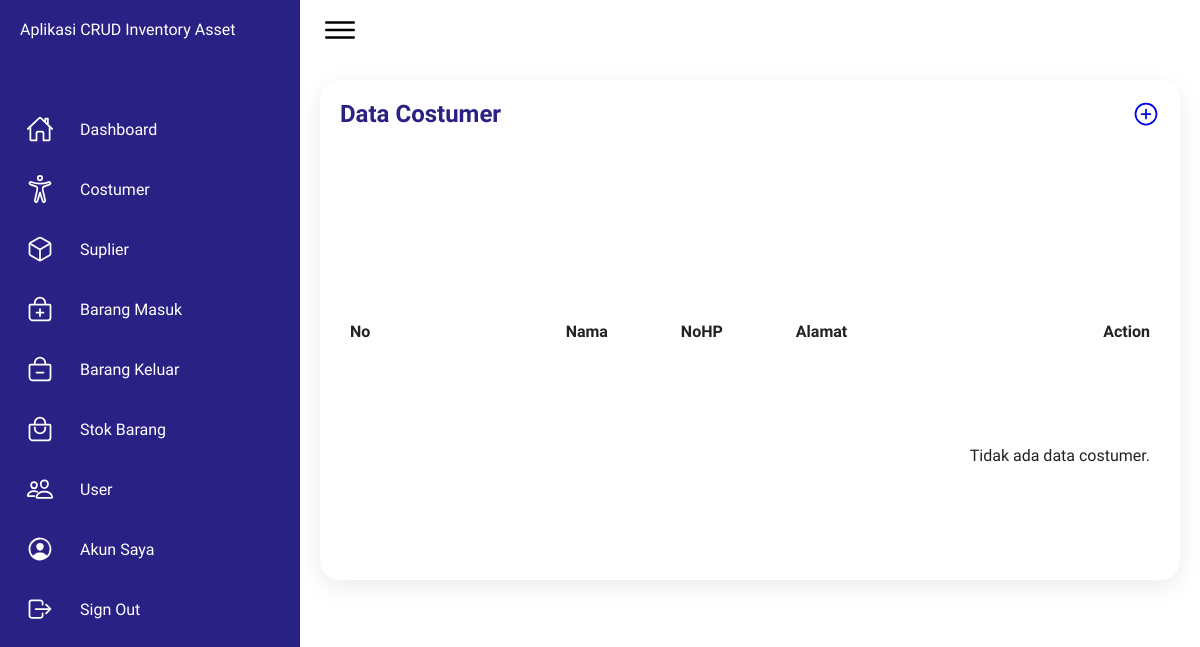
Page /website/app/costumer (signed in) on the earlier database version.
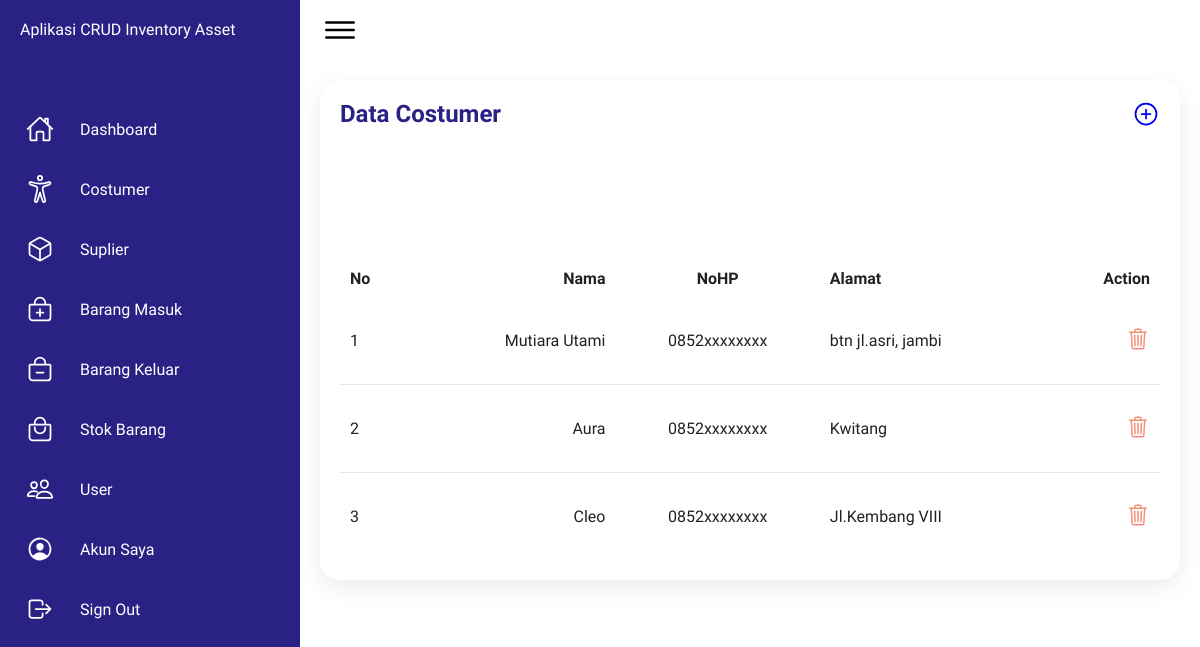
Same page on the later database version.
### tables this page shows
CREATE TABLE `costumer` (
  `idCostumer` int(255) NOT NULL,
  `namaCostumer` varchar(1000) NOT NULL,
  `nohpCostumer` varchar(25) NOT NULL,
  `alamatCostumer` text NOT NULL
);

### website/app/costumer/index.php (the view, shortened to what the changed rows need)
<!DOCTYPE html>
<html lang="en">
    <head>
        <link rel="stylesheet" href="../../css/dashboard.css">
    </head>
    <body>
        <div class="container">
            <div class="main">
                <div class="details" style="display: block;">
                    <div class="recentOrders">
                        <div class="cardHeader">
                            <h2>Data Costumer</h2>
                        </div>
                        <?php
                            require '../../config.php';
                            try {
                                $stmt = $pdo->prepare("SELECT idCostumer, namaCostumer, nohpCostumer, alamatCostumer FROM costumer");
                                $stmt->execute();
                                $users = $stmt->fetchAll(PDO::FETCH_ASSOC);
                                $no = 1;
                            } catch (PDOException $e) {
                                error_log("Database error: " . $e->getMessage());
                                echo "Terjadi kesalahan. Silakan coba lagi nanti.";
                                exit();
                            }
                        ?>
                        <table>
                            <thead>
                                <tr>
                                    <td>No</td>
                                    <td>Nama</td>
                                    <td>NoHP</td>
                                    <td>Alamat</td>
                                    <td>Action</td>
                                </tr>
                            </thead>
                            <tbody>
                                <?php if ($users): ?>
                                    <?php foreach ($users as $user): ?>
                                        <tr>
                                            <td><?php echo $no++ ?></td>
                                            <td><?php echo htmlspecialchars($user['namaCostumer']); ?></td>
                                            <td><?php echo htmlspecialchars($user['nohpCostumer']); ?></td>
                                            <td><?php echo htmlspecialchars($user['alamatCostumer']); ?></td>
                                            <td>
                                                <a style="color: #f58f7c;" href="#" class="showDeleteModal" data-id="<?php echo htmlspecialchars($user['idCostumer']); ?>" data-nama="<?php echo htmlspecialchars($user['namaCostumer']); ?>">
                                                    <ion-icon name="trash-outline" style="font-size: 1.50rem;"></ion-icon>
                                                </a>
                                            </td>
                                        </tr>
                                    <?php endforeach; ?>
                                <?php else: ?>
                                    <tr>
                                        <td colspan="5">Tidak ada data costumer.</td>
                                    </tr>
                                <?php endif; ?>
                            </tbody>
                        </table>
                    </div>
                </div>
            </div>
        </div>
    </body>
</html>

Differences in the rows shown:
added costumer: namaCostumer "Mutiara Utami", nohpCostumer "0852xxxxxxxx", alamatCostumer "btn jl.asri, jambi"
added costumer: namaCostumer "Aura", nohpCostumer "0852xxxxxxxx", alamatCostumer "Kwitang"
added costumer: namaCostumer "Cleo", nohpCostumer "0852xxxxxxxx", alamatCostumer "Jl.Kembang VIII"
Other differences:
text no longer shown: "Tidak ada data costumer."
